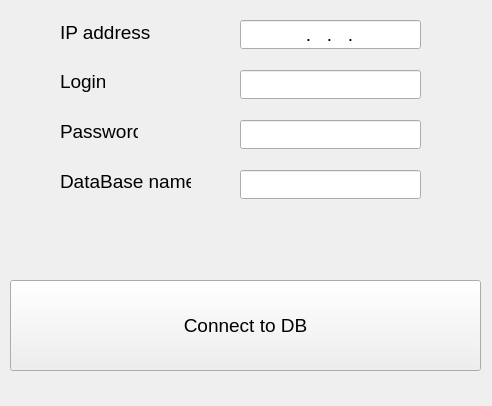
<?xml version="1.0" encoding="UTF-8"?>
<ui version="4.0">
 <class>Connect_form</class>
 <widget class="QWidget" name="Connect_form">
  <property name="geometry">
   <rect>
    <x>0</x>
    <y>0</y>
    <width>492</width>
    <height>406</height>
   </rect>
  </property>
  <property name="sizePolicy">
   <sizepolicy hsizetype="MinimumExpanding" vsizetype="MinimumExpanding">
    <horstretch>0</horstretch>
    <verstretch>0</verstretch>
   </sizepolicy>
  </property>
  <property name="windowTitle">
   <string>Connect to DB</string>
  </property>
  <property name="windowIcon">
   <iconset>
    <normaloff>Custom-Icon-Design-Pretty-Office-7-Sql-runner.ico</normaloff>Custom-Icon-Design-Pretty-Office-7-Sql-runner.ico</iconset>
  </property>
  <widget class="QLabel" name="IP_address_label">
   <property name="geometry">
    <rect>
     <x>60</x>
     <y>21</y>
     <width>91</width>
     <height>23</height>
    </rect>
   </property>
   <property name="font">
    <font>
     <pointsize>14</pointsize>
     <weight>50</weight>
     <italic>false</italic>
     <bold>false</bold>
     <underline>false</underline>
     <strikeout>false</strikeout>
     <stylestrategy>PreferAntialias</stylestrategy>
     <kerning>true</kerning>
    </font>
   </property>
   <property name="text">
    <string>IP address</string>
   </property>
  </widget>
  <widget class="QLineEdit" name="IP_address_textbox">
   <property name="geometry">
    <rect>
     <x>240</x>
     <y>20</y>
     <width>181</width>
     <height>29</height>
    </rect>
   </property>
   <property name="font">
    <font>
     <pointsize>14</pointsize>
    </font>
   </property>
   <property name="inputMask">
    <string>000.000.000.000</string>
   </property>
   <property name="text">
    <string>...</string>
   </property>
   <property name="echoMode">
    <enum>QLineEdit::Normal</enum>
   </property>
   <property name="cursorPosition">
    <number>0</number>
   </property>
   <property name="alignment">
    <set>Qt::AlignCenter</set>
   </property>
  </widget>
  <widget class="QLineEdit" name="Login_texbox">
   <property name="geometry">
    <rect>
     <x>240</x>
     <y>70</y>
     <width>181</width>
     <height>29</height>
    </rect>
   </property>
   <property name="font">
    <font>
     <pointsize>14</pointsize>
    </font>
   </property>
   <property name="alignment">
    <set>Qt::AlignCenter</set>
   </property>
  </widget>
  <widget class="QLabel" name="Login_label">
   <property name="geometry">
    <rect>
     <x>60</x>
     <y>70</y>
     <width>45</width>
     <height>23</height>
    </rect>
   </property>
   <property name="font">
    <font>
     <pointsize>14</pointsize>
    </font>
   </property>
   <property name="text">
    <string>Login</string>
   </property>
  </widget>
  <widget class="QLabel" name="Pass_label">
   <property name="geometry">
    <rect>
     <x>60</x>
     <y>120</y>
     <width>78</width>
     <height>23</height>
    </rect>
   </property>
   <property name="font">
    <font>
     <pointsize>14</pointsize>
    </font>
   </property>
   <property name="text">
    <string>Password</string>
   </property>
  </widget>
  <widget class="QLabel" name="DB_name_label">
   <property name="geometry">
    <rect>
     <x>60</x>
     <y>170</y>
     <width>131</width>
     <height>23</height>
    </rect>
   </property>
   <property name="font">
    <font>
     <pointsize>14</pointsize>
    </font>
   </property>
   <property name="text">
    <string>DataBase name</string>
   </property>
  </widget>
  <widget class="QLineEdit" name="Pass_textbox">
   <property name="geometry">
    <rect>
     <x>240</x>
     <y>120</y>
     <width>181</width>
     <height>29</height>
    </rect>
   </property>
   <property name="font">
    <font>
     <pointsize>14</pointsize>
    </font>
   </property>
   <property name="echoMode">
    <enum>QLineEdit::Password</enum>
   </property>
   <property name="alignment">
    <set>Qt::AlignCenter</set>
   </property>
  </widget>
  <widget class="QLineEdit" name="DB_name_textbox">
   <property name="geometry">
    <rect>
     <x>240</x>
     <y>170</y>
     <width>181</width>
     <height>29</height>
    </rect>
   </property>
   <property name="font">
    <font>
     <pointsize>14</pointsize>
    </font>
   </property>
   <property name="alignment">
    <set>Qt::AlignCenter</set>
   </property>
  </widget>
  <widget class="QPushButton" name="Connect_button">
   <property name="geometry">
    <rect>
     <x>10</x>
     <y>280</y>
     <width>471</width>
     <height>91</height>
    </rect>
   </property>
   <property name="font">
    <font>
     <pointsize>14</pointsize>
    </font>
   </property>
   <property name="text">
    <string>Connect to DB</string>
   </property>
  </widget>
 </widget>
 <resources/>
 <connections/>
</ui>
